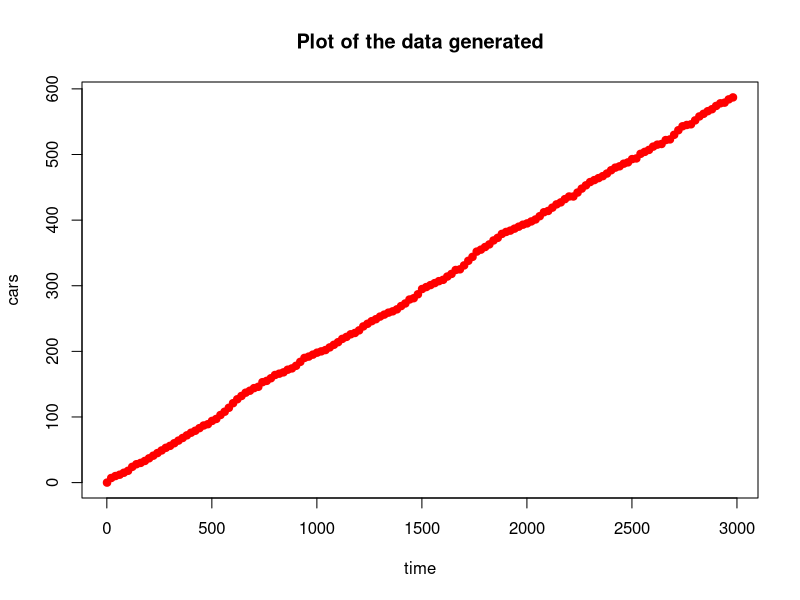
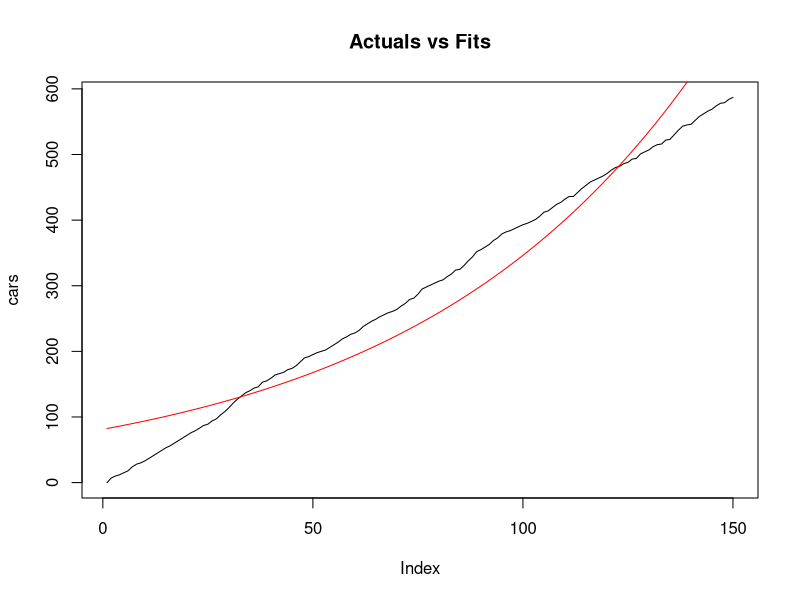

Reproduce these figures in R, in order.
## ---- chunk 1
set.seed(123)
car<-vector()
for(i in 1:3000)
{
 
 car[i]<-rbinom(1,1,0.2)
}
data<-data.frame(cbind(times<-seq(1,3000),car))
colnames(data)<-c("Time","Car")
head(data)
tail(data)

## ---- chunk 2
first<-0
k<-1
times[0]<-0
inter_arrival<-vector()
for(i in 1:3000)
{
  if(car[i]==1)
  {
    inter_arrival[k]<-times[i]-first
    k<-k+1
    first<-times[i]
  }
}
head(inter_arrival)
tail(inter_arrival)
## ---- chunk 3
poissonProcess<-function(x,t=1) {
  if(sum(x)<t)
    return(NA)
  if(x[1]>t)
    return(0)
  else
    return(max(which(cumsum(x)<=t)))
}

## ---- chunk 4
poissonProcess(inter_arrival,5)
## ---- chunk 5
poissonProcess(inter_arrival,10)
## ---- chunk 6
poissonProcess(inter_arrival,20)
## ---- chunk 7
cars<-vector()
time<-vector()
k<-1
cars[0]<-0
for(i in seq(1,sum(inter_arrival),by=20))
{
  cars[k]<-poissonProcess(inter_arrival,i)
  time[k]<-i
  k<-k+1
}
reg_data<-data.frame(time,cars)
head(reg_data)
tail(reg_data)
## ---- chunk 8
plot(time,
     cars,
     xlab="time",
     ylab="cars",
     main="Plot of the data generated", 
     col="red",
     pch=19)
## ---- chunk 9
model<-glm(cars~time,family="poisson",data=reg_data)
summary(model)
## ---- chunk 10
predicted<-predict(model)
a_predicted<-sapply(predicted,exp)
## ---- chunk 11
plot(reg_data$cars,main="Actuals vs Fits",ylab="cars",type='l')
lines(a_predicted,col='red')
## ---- chunk 12
chisq.test(a_predicted,reg_data$cars,correct=F)
## ---- chunk 13
mean(cars)
var(cars)
## ---- chunk 14
library(MASS)
model_new<-glm.nb(cars~time,data=reg_data)
summary(model_new)
